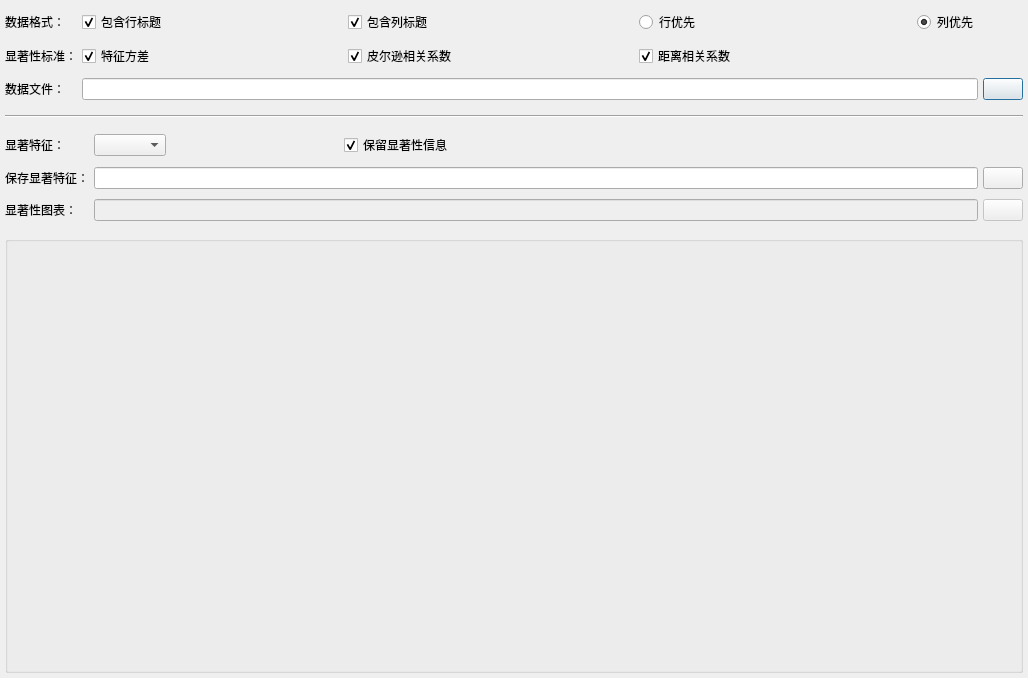
<?xml version="1.0" encoding="UTF-8"?>
<ui version="4.0">
 <class>FeatureSelectorDialog</class>
 <widget class="QDialog" name="FeatureSelectorDialog">
  <property name="geometry">
   <rect>
    <x>0</x>
    <y>0</y>
    <width>1028</width>
    <height>678</height>
   </rect>
  </property>
  <property name="windowTitle">
   <string>特征选择</string>
  </property>
  <layout class="QVBoxLayout" name="verticalLayout" stretch="0,0,0,1">
   <property name="spacing">
    <number>5</number>
   </property>
   <property name="leftMargin">
    <number>5</number>
   </property>
   <property name="topMargin">
    <number>10</number>
   </property>
   <property name="rightMargin">
    <number>5</number>
   </property>
   <property name="bottomMargin">
    <number>5</number>
   </property>
   <item>
    <layout class="QGridLayout" name="gridLayout">
     <property name="horizontalSpacing">
      <number>5</number>
     </property>
     <property name="verticalSpacing">
      <number>10</number>
     </property>
     <item row="0" column="0">
      <widget class="QLabel" name="dataFormatLabel">
       <property name="text">
        <string>数据格式：</string>
       </property>
      </widget>
     </item>
     <item row="0" column="1">
      <widget class="QCheckBox" name="isIncludeRowTitleCheckBox">
       <property name="text">
        <string>包含行标题</string>
       </property>
       <property name="checked">
        <bool>true</bool>
       </property>
      </widget>
     </item>
     <item row="0" column="2">
      <spacer name="horizontalSpacer_3">
       <property name="orientation">
        <enum>Qt::Horizontal</enum>
       </property>
       <property name="sizeHint" stdset="0">
        <size>
         <width>40</width>
         <height>20</height>
        </size>
       </property>
      </spacer>
     </item>
     <item row="0" column="3">
      <widget class="QCheckBox" name="isIncludeColTitleCheckBox">
       <property name="text">
        <string>包含列标题</string>
       </property>
       <property name="checked">
        <bool>true</bool>
       </property>
      </widget>
     </item>
     <item row="0" column="4">
      <spacer name="horizontalSpacer">
       <property name="orientation">
        <enum>Qt::Horizontal</enum>
       </property>
       <property name="sizeHint" stdset="0">
        <size>
         <width>40</width>
         <height>20</height>
        </size>
       </property>
      </spacer>
     </item>
     <item row="0" column="5">
      <widget class="QRadioButton" name="isRowMajorRadioButton">
       <property name="text">
        <string>行优先</string>
       </property>
      </widget>
     </item>
     <item row="0" column="6">
      <spacer name="horizontalSpacer_2">
       <property name="orientation">
        <enum>Qt::Horizontal</enum>
       </property>
       <property name="sizeHint" stdset="0">
        <size>
         <width>40</width>
         <height>20</height>
        </size>
       </property>
      </spacer>
     </item>
     <item row="0" column="7">
      <widget class="QRadioButton" name="isColMajorRadioButton">
       <property name="text">
        <string>列优先</string>
       </property>
       <property name="checked">
        <bool>true</bool>
       </property>
      </widget>
     </item>
     <item row="1" column="0">
      <widget class="QLabel" name="significanceStandardLabel">
       <property name="text">
        <string>显著性标准：</string>
       </property>
      </widget>
     </item>
     <item row="1" column="1">
      <widget class="QCheckBox" name="isCalculateVarianceCheckBox">
       <property name="text">
        <string>特征方差</string>
       </property>
       <property name="checked">
        <bool>true</bool>
       </property>
      </widget>
     </item>
     <item row="1" column="3">
      <widget class="QCheckBox" name="isCalculatePearsonCorrCoefCheckBox">
       <property name="text">
        <string>皮尔逊相关系数</string>
       </property>
       <property name="checked">
        <bool>true</bool>
       </property>
      </widget>
     </item>
     <item row="1" column="5">
      <widget class="QCheckBox" name="isCalculateDistanceCorrCoefCheckBox">
       <property name="text">
        <string>距离相关系数</string>
       </property>
       <property name="checked">
        <bool>true</bool>
       </property>
      </widget>
     </item>
     <item row="2" column="0">
      <widget class="QLabel" name="selectOpenDataFileLabel">
       <property name="text">
        <string>数据文件：</string>
       </property>
      </widget>
     </item>
     <item row="2" column="8">
      <widget class="QPushButton" name="selectOpenDataFilePushButton">
       <property name="text">
        <string/>
       </property>
      </widget>
     </item>
     <item row="2" column="1" colspan="7">
      <widget class="QLineEdit" name="selectOpenDataFileLineEdit"/>
     </item>
    </layout>
   </item>
   <item>
    <layout class="QHBoxLayout" name="horizontalLayout">
     <property name="spacing">
      <number>5</number>
     </property>
     <property name="topMargin">
      <number>10</number>
     </property>
     <property name="bottomMargin">
      <number>10</number>
     </property>
     <item>
      <widget class="Line" name="line">
       <property name="orientation">
        <enum>Qt::Horizontal</enum>
       </property>
      </widget>
     </item>
    </layout>
   </item>
   <item>
    <layout class="QGridLayout" name="gridLayout_2">
     <property name="bottomMargin">
      <number>10</number>
     </property>
     <property name="horizontalSpacing">
      <number>5</number>
     </property>
     <property name="verticalSpacing">
      <number>10</number>
     </property>
     <item row="1" column="0">
      <widget class="QLabel" name="selectSaveSalientFeatureLabel">
       <property name="text">
        <string>保存显著特征：</string>
       </property>
      </widget>
     </item>
     <item row="2" column="0">
      <widget class="QLabel" name="selectSaveSignificanceChartLabel">
       <property name="text">
        <string>显著性图表：</string>
       </property>
      </widget>
     </item>
     <item row="2" column="9">
      <widget class="QPushButton" name="selectSaveSignificanceChartPushButton">
       <property name="enabled">
        <bool>false</bool>
       </property>
       <property name="text">
        <string/>
       </property>
      </widget>
     </item>
     <item row="0" column="0">
      <widget class="QLabel" name="selectSalientFeatureLabel">
       <property name="text">
        <string>显著特征：</string>
       </property>
      </widget>
     </item>
     <item row="0" column="1" colspan="2">
      <widget class="QComboBox" name="selectSalientFeatureComboBox"/>
     </item>
     <item row="1" column="9">
      <widget class="QPushButton" name="selectSaveSalientFeaturePushButton">
       <property name="text">
        <string/>
       </property>
      </widget>
     </item>
     <item row="1" column="1" colspan="8">
      <widget class="QLineEdit" name="selectSaveSalientFeatureLineEdit"/>
     </item>
     <item row="2" column="1" colspan="8">
      <widget class="QLineEdit" name="selectSaveSignificanceChartLineEdit">
       <property name="enabled">
        <bool>false</bool>
       </property>
      </widget>
     </item>
     <item row="0" column="4">
      <widget class="QCheckBox" name="isSaveSignificanceInfoCheckBox">
       <property name="text">
        <string>保留显著性信息</string>
       </property>
       <property name="checked">
        <bool>true</bool>
       </property>
      </widget>
     </item>
     <item row="0" column="6">
      <spacer name="horizontalSpacer_6">
       <property name="orientation">
        <enum>Qt::Horizontal</enum>
       </property>
       <property name="sizeHint" stdset="0">
        <size>
         <width>40</width>
         <height>20</height>
        </size>
       </property>
      </spacer>
     </item>
     <item row="0" column="3">
      <spacer name="horizontalSpacer_4">
       <property name="orientation">
        <enum>Qt::Horizontal</enum>
       </property>
       <property name="sizeHint" stdset="0">
        <size>
         <width>40</width>
         <height>20</height>
        </size>
       </property>
      </spacer>
     </item>
     <item row="0" column="7">
      <spacer name="horizontalSpacer_7">
       <property name="orientation">
        <enum>Qt::Horizontal</enum>
       </property>
       <property name="sizeHint" stdset="0">
        <size>
         <width>40</width>
         <height>20</height>
        </size>
       </property>
      </spacer>
     </item>
     <item row="0" column="5">
      <spacer name="horizontalSpacer_5">
       <property name="orientation">
        <enum>Qt::Horizontal</enum>
       </property>
       <property name="sizeHint" stdset="0">
        <size>
         <width>40</width>
         <height>20</height>
        </size>
       </property>
      </spacer>
     </item>
    </layout>
   </item>
   <item>
    <widget class="QGroupBox" name="groupBox">
     <property name="title">
      <string/>
     </property>
     <layout class="QHBoxLayout" name="horizontalLayout_3">
      <property name="spacing">
       <number>0</number>
      </property>
      <property name="leftMargin">
       <number>0</number>
      </property>
      <property name="topMargin">
       <number>0</number>
      </property>
      <property name="rightMargin">
       <number>0</number>
      </property>
      <property name="bottomMargin">
       <number>0</number>
      </property>
      <item>
       <layout class="QHBoxLayout" name="significanceCharHorizontalLayout">
        <property name="spacing">
         <number>5</number>
        </property>
       </layout>
      </item>
     </layout>
    </widget>
   </item>
  </layout>
 </widget>
 <resources/>
 <connections/>
</ui>
